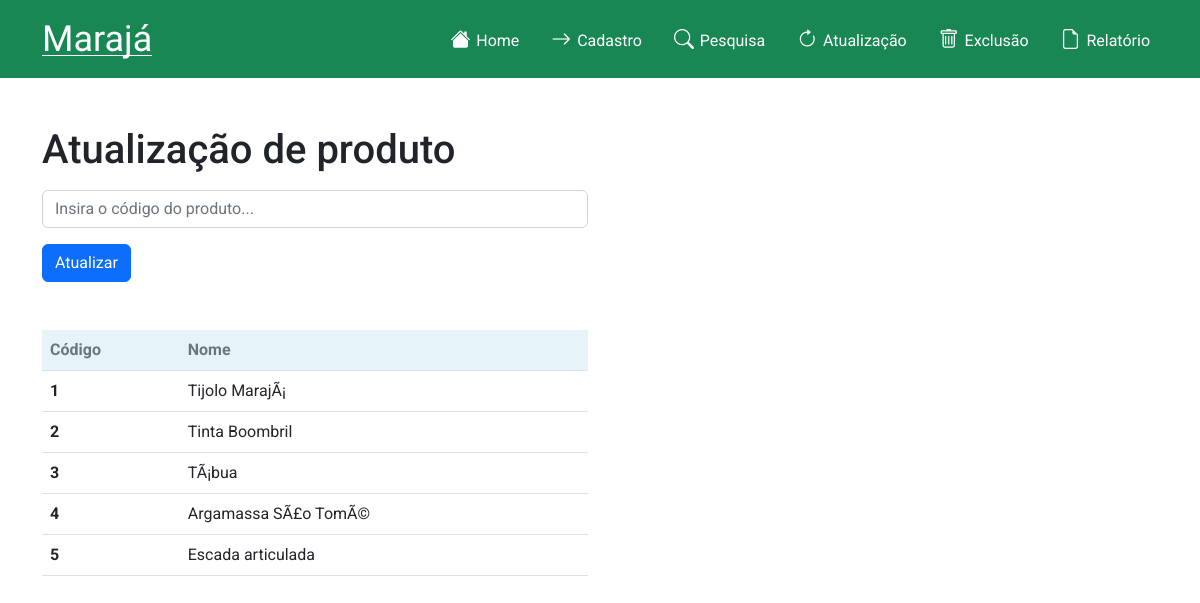
The app's page /paginas/atualizacao.php, older data.
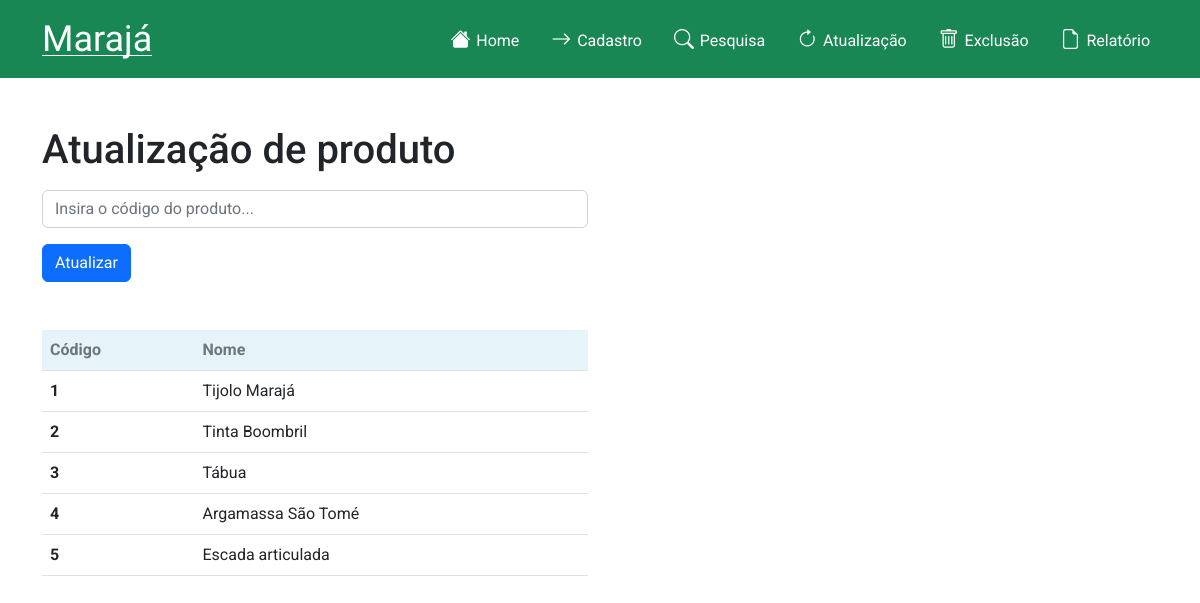
The same page, newer data.
### tables this page shows
CREATE TABLE IF NOT EXISTS `produtos` (
  `cod_produto` int(11) NOT NULL AUTO_INCREMENT,
  `nome` varchar(30) NOT NULL,
  `quantidade` int(11) NOT NULL,
  `preco_custo` float NOT NULL,
  `preco_venda` float NOT NULL,
  `descricao` varchar(100) NOT NULL,
  PRIMARY KEY (`cod_produto`)
);

### paginas/atualizacao.php (the view, shortened to what this page needs)
<?php
    require_once "../assets/include/conexao.php";
    $select = "SELECT * FROM produtos";
    $select_result = mysqli_query($conexao, $select);
?>
<!DOCTYPE html>
<html lang="en">
<head>
    <link rel="stylesheet" href="../assets/css/style.css">
    <link href="https://cdn.jsdelivr.net/npm/bootstrap@5.2.0-beta1/dist/css/bootstrap.min.css" rel="stylesheet">
    <link rel="stylesheet" href="https://cdn.jsdelivr.net/npm/bootstrap-icons@1.8.3/font/bootstrap-icons.css">
</head>
<body>
    <main class="py-5">
        <div class="container">
            <h1 class="mb-3">Atualização de produto</h1>
            <form action="atualizacao_2.php" method="post">
                <div class="row">
                    <div class="col-sm-6 d-flex flex-column gap-3">
                        <div class="form-group">
                            <label class="w-100">
                                <input type="text" name="codigo" class="form-control" placeholder="Insira o código do produto..." required>
                            </label>
                        </div>
                        <div class="d-flex gap-3">
                            <input class="btn btn-primary" type="submit" value="Atualizar">
                        </div>
                    </div>
                </div>
            </form>
            <div class="row mt-5">
                <div class="col-lg-6 table-responsive">
                    <table class="table table-hover">
                        <thead class="text-secondary" style="background-color: #E6F3F8">
                            <tr>
                                <th>Código</th>
                                <th>Nome</th>
                            </tr>
                        </thead>
                        <tbody>
                            <?php
                                while ($linha = mysqli_fetch_array($select_result)) {
                            ?>
                            <tr>
                                <td><strong><?php echo $linha["cod_produto"] ?></strong></td>
                                <td><?php echo $linha["nome"] ?></td>
                            </tr>
                            <?php } ?>
                        </tbody>
                    </table>
                </div>
            </div>
        </div>
    </main>
</body>
</html>

### assets/css/style.css (style rules this page uses)
* { font-family: 'Roboto', sans-serif; }
.navbar-brand { font-family: 'Lobster', cursive !important; font-size: 2.25rem !important; position: relative !important; }
.navbar-brand::before { content: ""; position: absolute; bottom: 9px; left: 0; height: 1px; width: 100%; background-color: white; }
.nav-link { color: inherit !important; display: inline-block !important; }
.bi { display: inline-block; margin-right: 0.365rem !important; font-size: 1.25rem; }

Row changes from the older to the newer data that the page shows:
changed produtos id 1: nome "Tijolo MarajÃ¡" → "Tijolo Marajá"
changed produtos id 3: nome "TÃ¡bua" → "Tábua"
changed produtos id 4: nome "Argamassa SÃ£o TomÃ©" → "Argamassa São Tomé"
